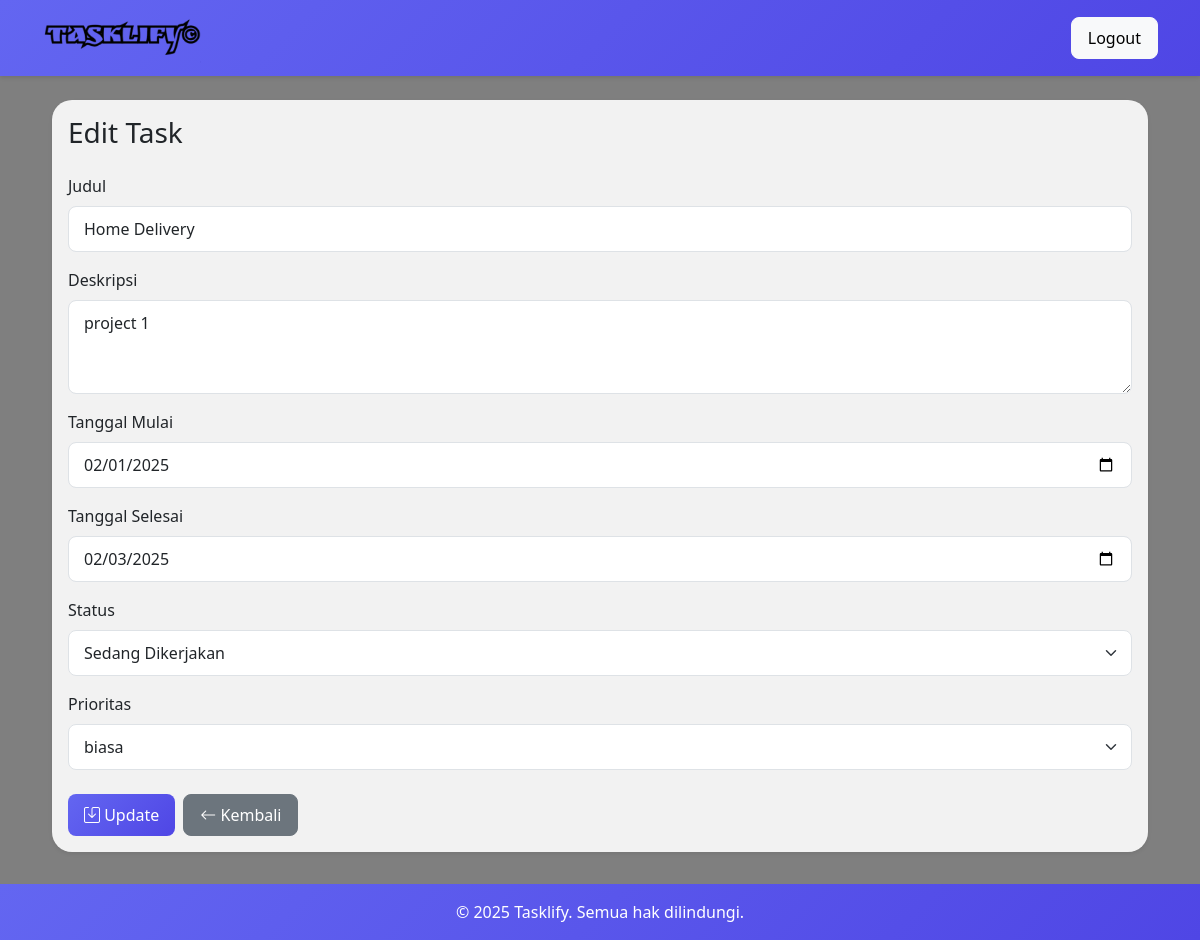
The app's page /edit.php?id=2 (signed in) with its own data.
### tables this page shows
CREATE TABLE `todolist` (
  `id` int(11) NOT NULL,
  `user_id` int(11) DEFAULT NULL,
  `judul` varchar(255) DEFAULT NULL,
  `deskripsi` text DEFAULT NULL,
  `status` varchar(50) DEFAULT NULL,
  `tanggal_mulai` date DEFAULT NULL,
  `tanggal_selesai` date DEFAULT NULL,
  `prioritas_id` int(11) DEFAULT 2
);

### edit.php (the view, shortened to what this page needs)
<?php
require_once 'config/database.php';
$id = $_GET['id'];
$query = mysqli_query($conn, "SELECT t.*, p.nama as prioritas_nama
                             FROM todolist t
                             LEFT JOIN prioritas p ON t.prioritas_id = p.id
                             WHERE t.id=$id");
$data = mysqli_fetch_array($query);
?>
<!DOCTYPE html>
<html>
<head>
    <link href="https://cdn.jsdelivr.net/npm/bootstrap@5.3.0/dist/css/bootstrap.min.css" rel="stylesheet">
    <link rel="stylesheet" href="https://cdn.jsdelivr.net/npm/bootstrap-icons@1.10.0/font/bootstrap-icons.css">
</head>
<body>
    <nav class="navbar navbar-expand-lg navbar-dark mb-4">
        <div class="container">
            <a class="navbar-brand d-flex align-items-center" href="#">
                <img src="img/logo.png" alt="Logo" height="50">
            </a>
            <div class="d-flex align-items-center">
                <a href="logout.php" class="btn btn-light">Logout</a>
            </div>
        </div>
    </nav>
    <div class="main-content">
        <div class="container">
            <div class="card shadow-sm">
                <div class="card-body">
                    <h3 class="card-title mb-4">Edit Task</h3>
                    <form method="POST">
                        <div class="mb-3">
                            <label class="form-label">Judul</label>
                            <input type="text" name="judul" class="form-control" value="<?php echo $data['judul']; ?>" required>
                        </div>
                        <div class="mb-3">
                            <label class="form-label">Deskripsi</label>
                            <textarea name="deskripsi" class="form-control" required rows="3"><?php echo $data['deskripsi']; ?></textarea>
                        </div>
                        <div class="mb-3">
                            <label class="form-label">Tanggal Mulai</label>
                            <input type="date" name="tgl_mulai" class="form-control" value="<?php echo $data['tanggal_mulai']; ?>" required>
                        </div>
                        <div class="mb-3">
                            <label class="form-label">Tanggal Selesai</label>
                            <input type="date" name="tgl_selesai" class="form-control" value="<?php echo $data['tanggal_selesai']; ?>" required>
                        </div>
                        <div class="mb-3">
                            <label class="form-label">Status</label>
                            <select name="status" class="form-select" required>
                                <option value="sedang dikerjakan" <?php echo ($data['status'] == 'sedang dikerjakan') ? 'selected' : ''; ?>>Sedang Dikerjakan</option>
                            </select>
                        </div>
                        <div class="mb-4">
                            <label class="form-label">Prioritas</label>
                            <select name="prioritas_id" class="form-select" required>
                                <?php
                                $query_prioritas = mysqli_query($conn, "SELECT * FROM prioritas");
                                while($prioritas = mysqli_fetch_array($query_prioritas)) {
                                    $selected = ($data['prioritas_id'] == $prioritas['id']) ? 'selected' : '';
                                    echo "<option value='".$prioritas['id']."' ".$selected.">".$prioritas['nama']."</option>";
                                }
                                ?>
                            </select>
                        </div>
                        <div class="d-flex gap-2">
                            <button type="submit" name="edit" class="btn btn-primary">
                                <i class="bi bi-save"></i> Update
                            </button>
                            <a href="dashboard.php" class="btn btn-secondary">
                                <i class="bi bi-arrow-left"></i> Kembali
                            </a>
                        </div>
                    </form>
                </div>
            </div>
        </div>
    </div>
    <footer class="py-3">
        <div class="container">
            <div class="row">
                <div class="col-12 text-center">
                    <p class="mb-0 text-white">&copy; <?php echo date('Y'); ?> Tasklify. Semua hak dilindungi.</p>
                </div>
            </div>
        </div>
    </footer>
</body>
</html>

### edit.php (style rules this page uses)
html, body { height: 100%; margin: 0; }
body { background: url('img/background.jpg') no-repeat center center fixed; background-size: cover; font-family: 'Segoe UI', system-ui, -apple-system, sans-serif; display: flex; flex-direction: column; position: relative; }
body::before { content: ''; position: fixed; top: 0; left: 0; width: 100%; height: 100%; background: rgba(0, 0, 0, 0.5); z-index: 0; }
.navbar { background: linear-gradient(135deg, #6366f1 0%, #4f46e5 100%) !important; box-shadow: 0 2px 4px rgba(0,0,0,0.1); position: relative; z-index: 1; }
.main-content { flex: 1 0 auto; position: relative; z-index: 1; padding-bottom: 2rem; }
.container { position: relative; z-index: 1; }
.card { background: rgba(255, 255, 255, 0.9); border: none; border-radius: 20px; box-shadow: 0 8px 32px rgba(31, 38, 135, 0.15); backdrop-filter: blur(4px); margin: 0 10px; }
.btn { border-radius: 8px; padding: 8px 16px; font-weight: 500; }
.btn-primary { background: linear-gradient(135deg, #6366f1 0%, #4f46e5 100%); border: none; }
.form-control, .form-select { border-radius: 8px; padding: 10px 15px; }
footer { flex-shrink: 0; position: relative; z-index: 1; width: 100%; background: linear-gradient(135deg, #6366f1 0%, #4f46e5 100%) !important; }

### records on screen
todolist: judul "Home Delivery", deskripsi "project 1", tgl_mulai "02/01/2025", tgl_selesai "02/03/2025", status "Sedang Dikerjakan"

### other values on screen
form field prioritas_id "biasa"
